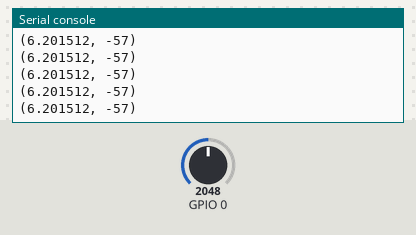
This program was run on a simulated ESP32 board running MicroPython. Shown: the last lines printed to the serial console. The test bench sets the inputs (shaded band); at power-on: GPIO 0 = 2048 (analog values on the 0–4095 scale).

Above: at 1.2 s.
1.3 s: GPIO 0 set to 2866
At 1.33 s:
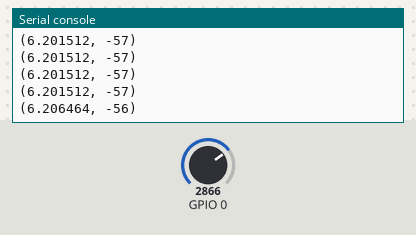
2.8 s: GPIO 0 set to 3603
At 2.85 s:
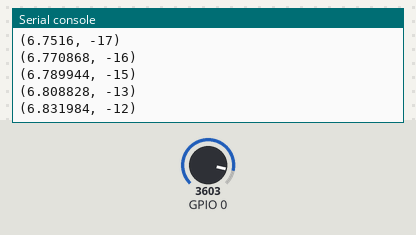
Timing chart, 0 to 5.8 s (numbered marks = the images above; inputs shaded):
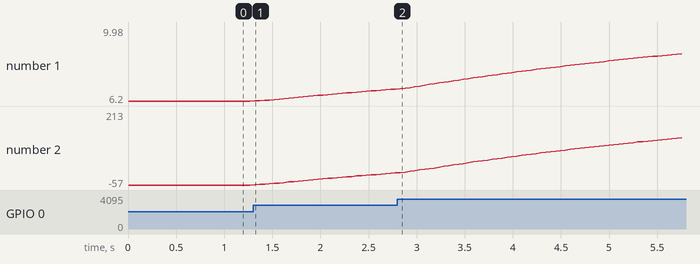

The program:

Kang_Battery.py
```python
import time
from machine import Pin, ADC
#from machine import Timer
#import machine
from Kang_Queue import Queue

class Battery():
    def __init__(self, pin=1, bat_type=3.7):
        self.adc = ADC(Pin(pin))
        self.adc.atten(ADC.ATTN_11DB)  #开启衰减，量程增大到3.3V
        self.adc_offset = 0
        self.offset_cnt = 100
        self.smoothed_last = 0
        self.temp = []
        self.adc_average_counter = 0
        self.adc_average_time = 5
        self.use_low_pass = True
        self.alpha = 0.99  #low pass coff
        self.queue = Queue()
        self._offset()
        #assert 0==1
        self.bat_type = bat_type
        #这里设置充放电的最高和最低的电压，保护电池

        self.Volt_min = 7.0
        self.Volt_max = 8.4

    def _offset(self):
        adc_sum = 0
        for i in range(self.offset_cnt):
            adc_value = self.adc.read_uv() #* 3.3 / 4095
            adc_sum += adc_value
            if i >= self.offset_cnt - self.adc_average_time:
                #self.temp.append(adc_value)
                self.queue.enqueue(adc_value)
        self.smoothed_last = adc_sum//self.offset_cnt
        #self.adc_offset = self.smoothed_last #- 4095//2
        #print("offset : ", self.adc_offset)
        #return

    def _calibration(self, V_sample):
        #V_cal = 0.868*V_sample + 0.09
        V_cal = 0.8*V_sample + 0.23
        return V_cal

    def _low_pass_smooth(self, average_adc):
        smoothed_last = int(self.alpha*self.smoothed_last + (1-self.alpha)*average_adc)
        return smoothed_last

    def data_smooth(self, adc_value):
        #self.temp[self.adc_average_counter] = adc_value
        self.queue.dequeue()
        self.queue.enqueue(adc_value)
        average_adc = self.queue.average()
        if self.use_low_pass:
            self.smoothed_last = self._low_pass_smooth(average_adc)
            return self.smoothed_last
        else:
            return average_adc
        '''
        if self.adc_average_counter==self.adc_average_time-1:
            average_adc = sum(self.temp)//self.adc_average_time
            self.adc_average_counter = 0
            if self.use_low_pass:
                self.smoothed_last = self.low_pass_smooth(average_adc)
                return self.smoothed_last
            else:
                return average_adc
        else:
            self.adc_average_counter += 1
            return self.smoothed_last'''

    def normalization(self, adc_raw_data):  # input: 0~4096

        normalized_data = (adc_raw_data-self.adc_offset)/1000000#3.3/4096   # 0~3.3
        # recording to the real circuit, plus 2 is the real battery voltage
        sample_volt = normalized_data*4
        cal_volt = sample_volt#self._calibration(sample_volt)
        #print(cal_volt)
        percent = int((cal_volt - self.Volt_min) / (self.Volt_max - self.Volt_min)*100)  # 0~100
        #if normalized_data<0: normalized_data=0
        #if normalized_data>1000: normalized_data=1000
        return cal_volt, percent


    def battery_read_remaining(self):
        adc_value = self.adc.read_uv() #* 3.3 / 4095
        adc_result = self.data_smooth(adc_value)
        volt_result, percent_result = self.normalization(adc_result)
        return volt_result, percent_result


if __name__ == "__main__":
    bat = Battery(0, bat_type=3.7)
    while True:
        adc_data = bat.battery_read_remaining()
        if adc_data != None:
            print(adc_data)
        time.sleep(0.05)
```

Kang_Queue.py
```python
class Queue:
    def __init__(self):
        self.items = []

    def is_empty(self):
        return len(self.items) == 0

    def enqueue(self, item):
        self.items.append(item)

    def dequeue(self):
        if self.is_empty():
            raise Exception('Queue is empty')
        return self.items.pop(0)

    def size(self):
        return len(self.items)

    def average(self):
        return sum(self.items)/len(self.items)

if __name__ == "__main__":
    q = Queue()
    for i in range(5):
        q.enqueue(i)
    print(q.items)
    q.dequeue()
    print(q.items)
    print(q.average())
```

Measured:
- after the input at 1.3 s, the serial console: prints a new line at once (image 1)
- plotted number 1: 6.2 → 6.81 after the input at 1.3 s
- plotted number 2: -57 → -13 after the input at 1.3 s
